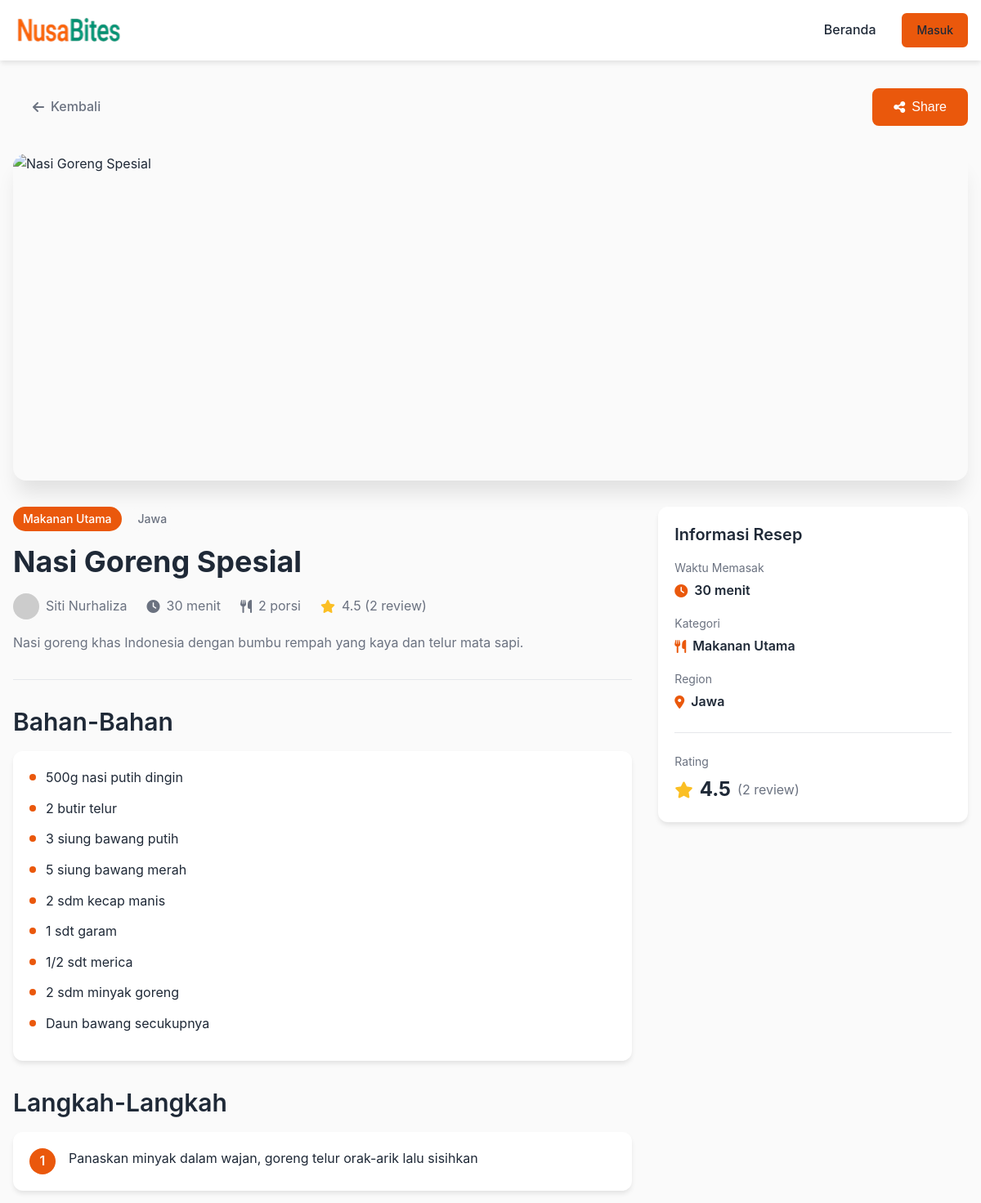
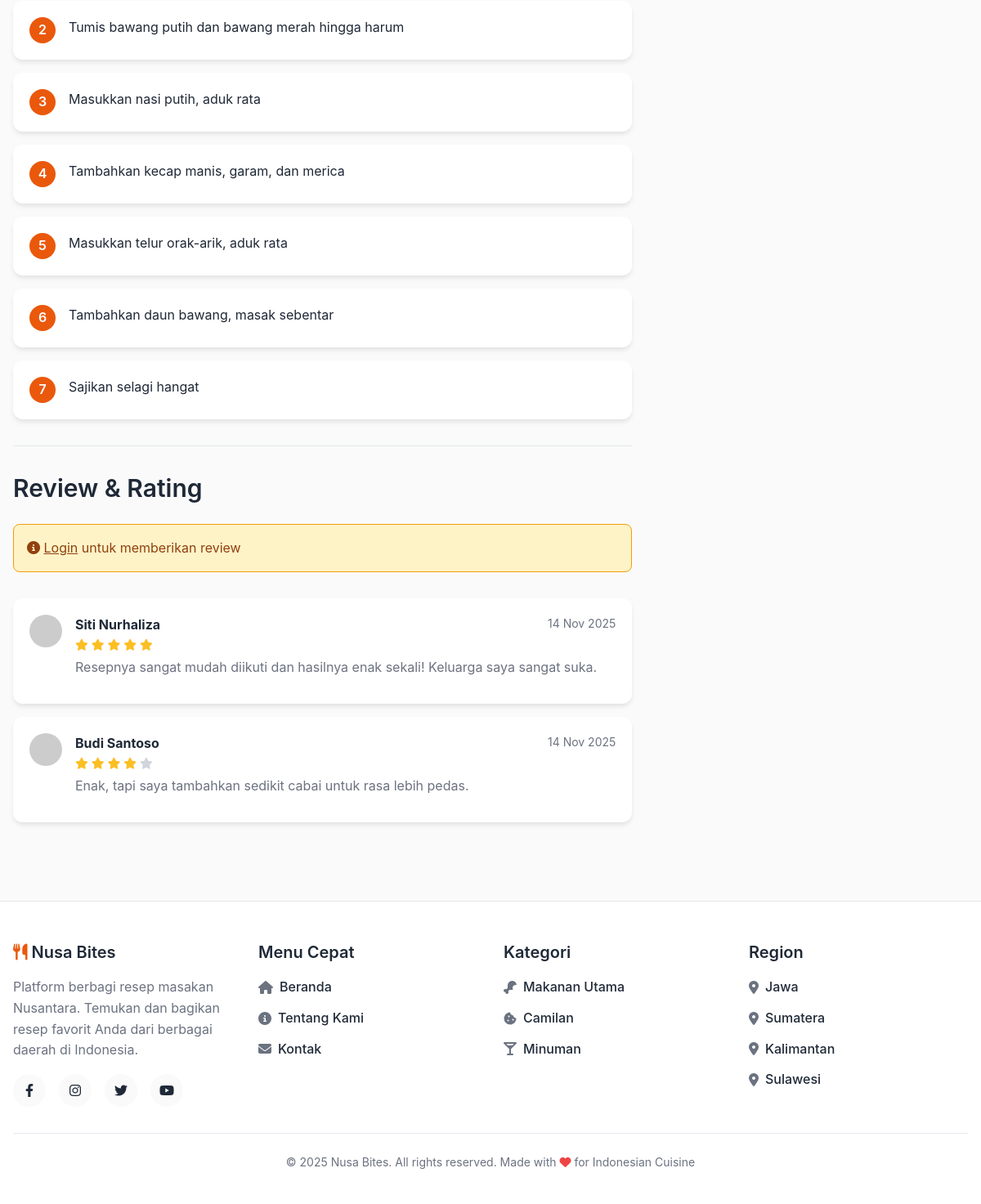
Screenshot of /pages/recipe/recipe_detail.php?id=1 with the database file from the repository (2 pictures, top to bottom).
### tables this page shows
CREATE TABLE IF NOT EXISTS recipes (
    id INT AUTO_INCREMENT PRIMARY KEY,
    title VARCHAR(200) NOT NULL,
    description TEXT NOT NULL,
    image VARCHAR(500) DEFAULT NULL,
    author_id INT NOT NULL,
    author_name VARCHAR(100) NOT NULL,
    author_avatar VARCHAR(255) DEFAULT NULL,
    cooking_time VARCHAR(50) NOT NULL,
    servings VARCHAR(20) DEFAULT NULL,
    category VARCHAR(50) NOT NULL,
    region VARCHAR(50) NOT NULL,
    rating DECIMAL(3,2) DEFAULT 0.00,
    review_count INT DEFAULT 0,
    ingredients TEXT NOT NULL,
    steps TEXT NOT NULL,
    created_at TIMESTAMP DEFAULT CURRENT_TIMESTAMP,
    updated_at TIMESTAMP DEFAULT CURRENT_TIMESTAMP ON UPDATE CURRENT_TIMESTAMP,
    FOREIGN KEY (author_id) REFERENCES users(id) ON DELETE CASCADE,
    INDEX idx_category (category),
    INDEX idx_region (region),
    INDEX idx_rating (rating)
);

CREATE TABLE IF NOT EXISTS reviews (
    id INT AUTO_INCREMENT PRIMARY KEY,
    recipe_id INT NOT NULL,
    user_id INT NOT NULL,
    author_name VARCHAR(100) NOT NULL,
    author_avatar VARCHAR(255) DEFAULT NULL,
    rating INT NOT NULL CHECK (rating >= 1 AND rating <= 5),
    comment TEXT NOT NULL,
    created_at TIMESTAMP DEFAULT CURRENT_TIMESTAMP,
    FOREIGN KEY (recipe_id) REFERENCES recipes(id) ON DELETE CASCADE,
    FOREIGN KEY (user_id) REFERENCES users(id) ON DELETE CASCADE,
    INDEX idx_recipe (recipe_id)
);

### pages/recipe/recipe_detail.php (the view, shortened to what the rows shown need)
<?php
require_once '../../config/functions.php';
$user = getCurrentUser();
$recipeId = isset($_GET['id']) ? (int)$_GET['id'] : 0;
$conn = getDBConnection();
$stmt = $conn->prepare("SELECT r.*,
                        (SELECT COUNT(*) FROM liked_recipes WHERE recipe_id = r.id AND user_id = ?) as is_liked
                        FROM recipes r WHERE r.id = ?");
$userId = $user ? $user['id'] : 0;
$stmt->bind_param("ii", $userId, $recipeId);
$stmt->execute();
$result = $stmt->get_result();
$recipe = $result->fetch_assoc();
$ingredients = json_decode($recipe['ingredients'], true) ?? [];
$steps = json_decode($recipe['steps'], true) ?? [];
$reviewStmt = $conn->prepare("SELECT * FROM reviews WHERE recipe_id = ? ORDER BY created_at DESC");
$reviewStmt->bind_param("i", $recipeId);
$reviewStmt->execute();
$reviews = $reviewStmt->get_result()->fetch_all(MYSQLI_ASSOC);
?>
<!DOCTYPE html>
<html lang="id">
<head>
    <link rel="stylesheet" href="../../assets/css/style.css">
    <link rel="stylesheet" href="https://cdnjs.cloudflare.com/ajax/libs/font-awesome/6.4.0/css/all.min.css">
</head>
<body>
    <div class="container" style="padding: 2rem 1rem; max-width: 1200px;">
        <div style="display: grid; grid-template-columns: 2fr 1fr; gap: 2rem;">
            <div>
                <div style="margin-bottom: 2rem;">
                    <div style="display: flex; gap: 0.5rem; margin-bottom: 1rem;">
                        <span class="badge badge-primary"><?php echo htmlspecialchars($recipe['category']); ?></span>
                        <span class="badge badge-secondary"><?php echo htmlspecialchars($recipe['region']); ?></span>
                    </div>
                    <h1 style="margin-bottom: 1rem;"><?php echo htmlspecialchars($recipe['title']); ?></h1>
                    <div style="display: flex; gap: 1.5rem; color: var(--color-text-gray); margin-bottom: 1rem; align-items: center;">
                        <div style="display: flex; align-items: center; gap: 0.5rem;">
                            <?php
                            $authorAvatar = $recipe['author_avatar'];
                            ?>
                            <?php if (!empty($recipe['author_avatar'])): ?>
                                <img src="<?php echo htmlspecialchars($authorAvatar); ?>"
                                    alt="<?php echo htmlspecialchars($recipe['author_name']); ?>"
                                    style="width: 2rem; height: 2rem; border-radius: 50%; object-fit: cover;">
                            <?php else: ?>
                                <div style="width: 2rem; height: 2rem; border-radius: 50%; background: linear-gradient(135deg, var(--color-primary) 0%, var(--color-secondary) 100%); display: flex; align-items: center; justify-content: center;">
                                    <i class="fas fa-user" style="font-size: 0.875rem; color: white;"></i>
                                </div>
                            <?php endif; ?>
                            <span><?php echo htmlspecialchars($recipe['author_name']); ?></span>
                        </div>
                        <div style="display: flex; align-items: center; gap: 0.5rem;">
                            <i class="fas fa-clock"></i>
                            <span><?php echo htmlspecialchars($recipe['cooking_time']); ?></span>
                        </div>
                        <?php if (!empty($recipe['servings'])): ?>
                            <div style="display: flex; align-items: center; gap: 0.5rem;">
                                <i class="fas fa-utensils"></i>
                                <span><?php echo htmlspecialchars($recipe['servings']); ?></span>
                            </div>
                        <?php endif; ?>
                        <div style="display: flex; align-items: center; gap: 0.5rem;">
                        </div>
                    </div>
                    <p class="text-gray"><?php echo htmlspecialchars($recipe['description']); ?></p>
                </div>
                <div style="margin-bottom: 2rem;">
                    <h2 style="margin-bottom: 1rem;">Bahan-Bahan</h2>
                    <div class="card">
                        <div class="card-content">
                            <ul style="list-style: none; padding: 0;">
                                <?php foreach ($ingredients as $ingredient): ?>
                                    <li style="display: flex; align-items: start; gap: 0.75rem; margin-bottom: 0.75rem;">
                                        <div style="width: 8px; height: 8px; background: var(--color-primary); border-radius: 50%; margin-top: 0.5rem; flex-shrink: 0;"></div>
                                        <span><?php echo htmlspecialchars($ingredient); ?></span>
                                    </li>
                                <?php endforeach; ?>
                            </ul>
                        </div>
                    </div>
                </div>
                <div style="margin-bottom: 2rem;">
                    <h2 style="margin-bottom: 1rem;">Langkah-Langkah</h2>
                    <div style="display: flex; flex-direction: column; gap: 1rem;">
                        <?php foreach ($steps as $index => $step): ?>
                            <div class="card">
                                <div class="card-content">
                                    <div style="display: flex; gap: 1rem;">
                                        <div style="flex-shrink: 0; width: 2rem; height: 2rem; background: var(--color-primary); color: white; border-radius: 50%; display: flex; align-items: center; justify-content: center; font-weight: 600;">
                                            <?php echo $index + 1; ?>
                                        </div>
                                        <p style="flex: 1; margin: 0;"><?php echo htmlspecialchars($step); ?></p>
                                    </div>
                                </div>
                            </div>
                        <?php endforeach; ?>
                    </div>
                </div>
                <div>
                    <h2 style="margin-bottom: 1.5rem;">Review & Rating</h2>
                    <div style="display: flex; flex-direction: column; gap: 1rem;">
                        <?php if (count($reviews) > 0): ?>
                            <?php foreach ($reviews as $review): ?>
                                <div class="card">
                                    <div class="card-content">
                                        <div style="display: flex; gap: 1rem; margin-bottom: 0.75rem;">
                                            <?php
                                            $reviewAvatar = $review['author_avatar'];
                                            ?>
                                            <?php if (!empty($review['author_avatar'])): ?>
                                                <img src="<?php echo htmlspecialchars($reviewAvatar); ?>"
                                                    alt="<?php echo htmlspecialchars($review['author_name']); ?>"
                                                    style="width: 2.5rem; height: 2.5rem; border-radius: 50%; object-fit: cover;">
                                            <?php else: ?>
                                                <div style="width: 2.5rem; height: 2.5rem; border-radius: 50%; background: linear-gradient(135deg, var(--color-primary) 0%, var(--color-secondary) 100%); display: flex; align-items: center; justify-content: center;">
                                                    <i class="fas fa-user" style="font-size: 1rem; color: white;"></i>
                                                </div>
                                            <?php endif; ?>
                                            <div style="flex: 1;">
                                                <div style="display: flex; justify-content: space-between; align-items: start;">
                                                    <div>
                                                        <h4 style="font-size: 1rem; margin-bottom: 0.25rem;"><?php echo htmlspecialchars($review['author_name']); ?></h4>
                                                        <div style="display: flex; gap: 0.25rem; margin-bottom: 0.5rem;">
                                                            <?php for ($i = 0; $i < 5; $i++): ?>
                                                                <i class="fas fa-star" style="font-size: 0.875rem; color: <?php echo $i < $review['rating'] ? '#fbbf24' : '#d1d5db'; ?>;"></i>
                                                            <?php endfor; ?>
                                                        </div>
                                                    </div>
                                                    <span class="text-sm text-gray"><?php echo date('d M Y', strtotime($review['created_at'])); ?></span>
                                                </div>
                                                <p style="margin: 0; color: var(--color-text-gray);"><?php echo htmlspecialchars($review['comment']); ?></p>
                                            </div>
                                        </div>
                                    </div>
                                </div>
                            <?php endforeach; ?>
                        <?php else: ?>
                            <p class="text-gray text-center">Belum ada review. Jadilah yang pertama!</p>
                        <?php endif; ?>
                    </div>
                </div>
            </div>
            <div>
                <div class="card" style="position: sticky; top: 5rem;">
                    <div class="card-content">
                        <div style="display: flex; flex-direction: column; gap: 1rem;">
                            <div>
                                <div style="color: var(--color-text-gray); font-size: 0.875rem; margin-bottom: 0.25rem;">Waktu Memasak</div>
                                <div style="font-weight: 600; display: flex; align-items: center; gap: 0.5rem;">
                                    <i class="fas fa-clock" style="color: var(--color-primary);"></i>
                                    <?php echo htmlspecialchars($recipe['cooking_time']); ?>
                                </div>
                            </div>
                            <div>
                                <div style="color: var(--color-text-gray); font-size: 0.875rem; margin-bottom: 0.25rem;">Kategori</div>
                                <div style="font-weight: 600; display: flex; align-items: center; gap: 0.5rem;">
                                    <i class="fas fa-utensils" style="color: var(--color-primary);"></i>
                                    <?php echo htmlspecialchars($recipe['category']); ?>
                                </div>
                            </div>
                            <div>
                                <div style="color: var(--color-text-gray); font-size: 0.875rem; margin-bottom: 0.25rem;">Region</div>
                                <div style="font-weight: 600; display: flex; align-items: center; gap: 0.5rem;">
                                    <i class="fas fa-map-marker-alt" style="color: var(--color-primary);"></i>
                                    <?php echo htmlspecialchars($recipe['region']); ?>
                                </div>
                            </div>
                        </div>
                    </div>
                </div>
            </div>
        </div>
    </div>
</body>
</html>

### rows the page displays
recipes: category "Makanan Utama", region "Jawa", title "Nasi Goreng Spesial", author_name "Siti Nurhaliza", cooking_time "30 menit", servings "2 porsi", description "Nasi goreng khas Indonesia dengan bumbu rempah yang kaya dan telur mata sapi.", ingredients "500g nasi putih dingin", ingredients "2 butir telur", ingredients "3 siung bawang putih", ingredients "5 siung bawang merah", ingredients "2 sdm kecap manis", ingredients "1 sdt garam", ingredients "1/2 sdt merica", ingredients "2 sdm minyak goreng", ingredients "Daun bawang secukupnya", steps "Panaskan minyak dalam wajan, goreng telur orak-arik lalu sisihkan", steps "Tumis bawang putih dan bawang merah hingga harum", steps "Masukkan nasi putih, aduk rata", steps "Tambahkan kecap manis, garam, dan merica", steps "Masukkan telur orak-arik, aduk rata", steps "Tambahkan daun bawang, masak sebentar", steps "Sajikan selagi hangat"
reviews: author_name "Siti Nurhaliza", rating 5 (drawn), created_at "14 Nov 2025", comment "Resepnya sangat mudah diikuti dan hasilnya enak sekali! Keluarga saya sangat suka."
reviews: author_name "Budi Santoso", rating 4 (drawn), created_at "14 Nov 2025", comment "Enak, tapi saya tambahkan sedikit cabai untuk rasa lebih pedas."

### other values shown
$actualRating "4.5"
$actualReviewCount "2"
